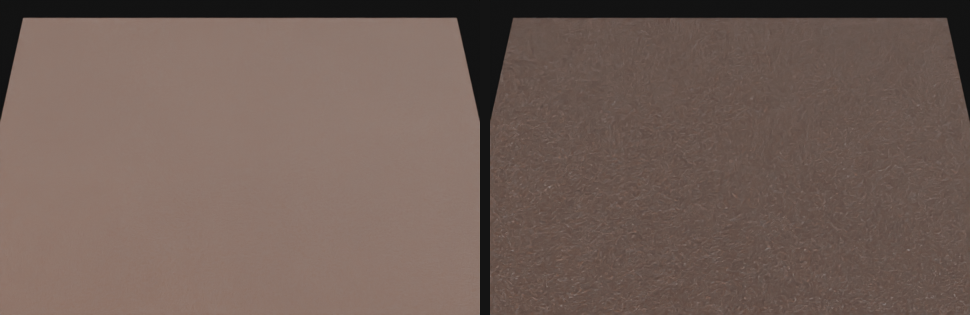
#> input picture .agents/skills/realistic-3d-craft/proof/grain_lab_A_vs_B.png, 970 x 315 px
$ python compare_to_reference.py ../proof/grain_lab_A_vs_B.png ../proof/grain_lab_A_vs_B.png
#> lines starting #> are read from the running program, lines starting #| are printed output that depends on the picture
#!/usr/bin/env python3
"""Crude numeric look comparison between a render and a reference photo.

Usage: python compare_to_reference.py render.png reference.png [--out report.json]
Needs numpy + Pillow. Both images are resized to the same size. Metrics are SIGNALS, not truth:
they catch gross problems (wrong proportions, flat lighting, wrong colour, no edge highlights) and
give an agent something measurable besides "looks fine". A human still decides.
"""
import json, sys
import numpy as np
from PIL import Image


def load(path, size):
#> called with path = '../proof/grain_lab_A_vs_B.png', size = (512, 512)
    im = Image.open(path).convert("RGB").resize(size, Image.LANCZOS)
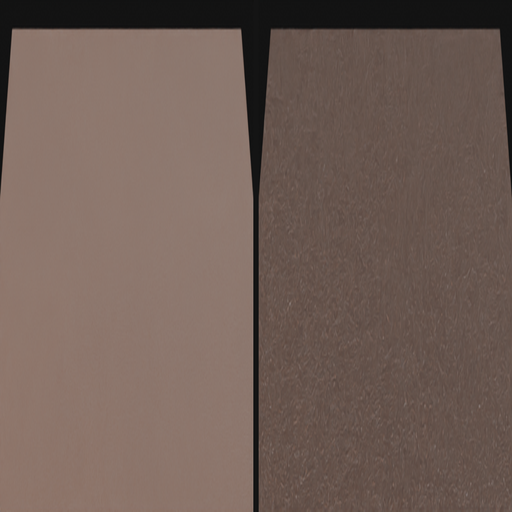
#> im: PIL image 512x512 RGB; mean R, G, B 112.9, 94.6, 86.6
    return np.asarray(im, dtype=np.float32) / 255.0


def luminance(a):
    return 0.2126 * a[..., 0] + 0.7152 * a[..., 1] + 0.0722 * a[..., 2]
#> returned value: shape (512, 512) float32


def sobel(l):
    kx = np.array([[-1, 0, 1], [-2, 0, 2], [-1, 0, 1]], np.float32)
    p = np.pad(l, 1, mode="edge")
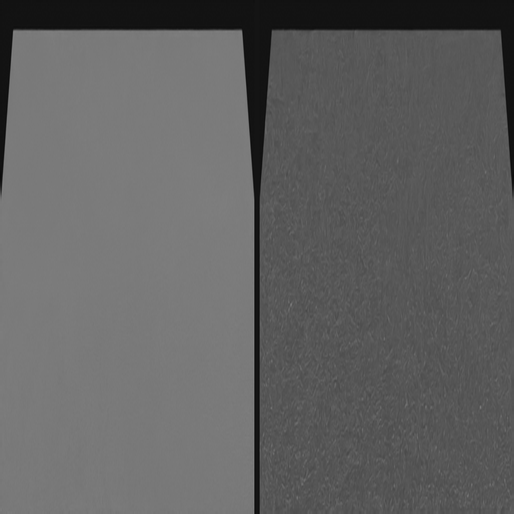
#> p: shape (514, 514) float32; min 0.0454, max 0.525, mean 0.383
    gx = sum(kx[i, j] * p[i:i + l.shape[0], j:j + l.shape[1]] for i in range(3) for j in range(3))
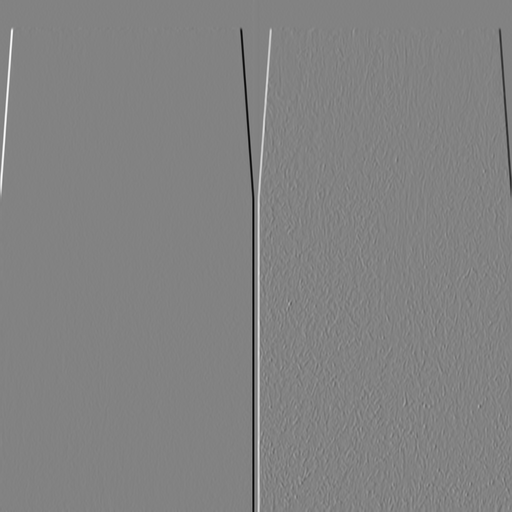
#> gx: shape (512, 512) float32; min -1.9, max 1.82, mean -0.00133; drawn with min black and max white
    gy = sum(kx.T[i, j] * p[i:i + l.shape[0], j:j + l.shape[1]] for i in range(3) for j in range(3))
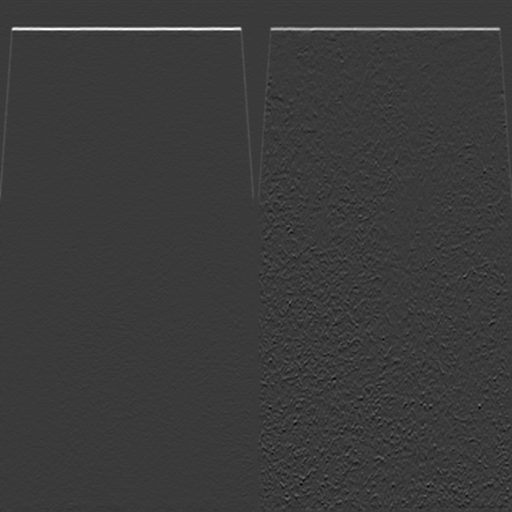
#> gy: shape (512, 512) float32; min -0.373, max 1.25, mean 0.00515; drawn with min black and max white
    return np.hypot(gx, gy)
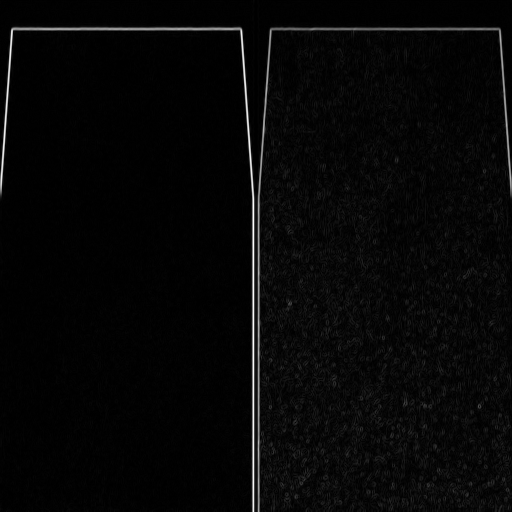
#> returned value: shape (512, 512) float32; min 0, max 1.9, mean 0.0541; drawn with min black and max white


def foreground(a):
    """Foreground mask = pixels that differ from the border colour (works for studio backdrops)."""
    border = np.concatenate([a[0], a[-1], a[:, 0], a[:, -1]]).mean(0)
#> border = [0.296, 0.252, 0.231]
    return np.linalg.norm(a - border, axis=-1) > 0.08
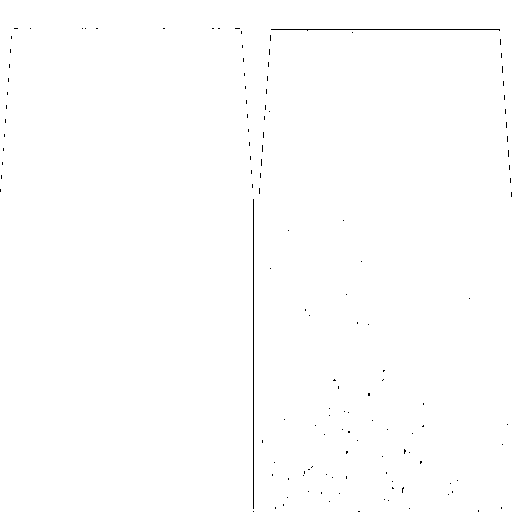
#> returned value: shape (512, 512) bool; 99.7% white; black in thin lines or dots


def iou(a, b):
    inter, uni = (a & b).sum(), (a | b).sum()
    return float(inter / uni) if uni else 0.0


def hist_overlap(a, b, bins=16):
    h = lambda x: np.histogram(x, bins=bins, range=(0, 1))[0].astype(np.float64)
    ha, hb = h(a), h(b)
    ha /= ha.sum() + 1e-9; hb /= hb.sum() + 1e-9
    return float(np.minimum(ha, hb).sum())


def compare(render, reference, size=(512, 512)):
    r, f = load(render, size), load(reference, size)
    lr, lf = luminance(r), luminance(f)
    er, ef = sobel(lr), sobel(lf)
    mr, mf = foreground(r), foreground(f)

    # Use a defensible shared edge threshold anchored to salient edges in the reference
    ref_edges = ef[mf] if mf.any() else ef
    shared_thr = max(float(np.percentile(ref_edges, 85)), 1e-4)
#> shared_thr = 0.0792

    # Edge masks using shared reference threshold
    er_edges = er > shared_thr
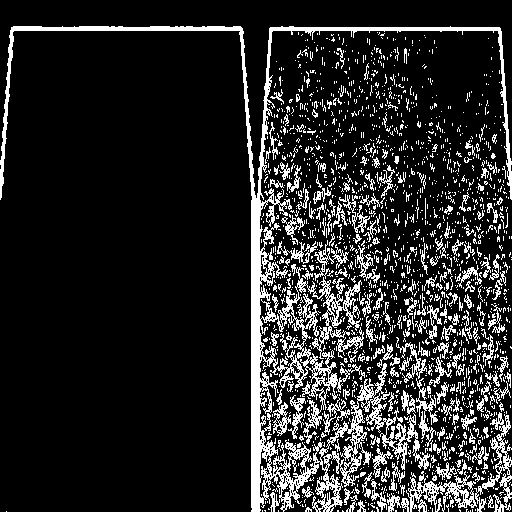
#> er_edges: shape (512, 512) bool; 15.3% white in thin lines or dots
    ef_edges = ef > shared_thr

    # Foreground-aware edge density comparison (advisory signal)
    r_density = float((er[mr] > shared_thr).mean()) if mr.any() else float(er_edges.mean())
#> r_density = 0.15
    f_density = float((ef[mf] > shared_thr).mean()) if mf.any() else float(ef_edges.mean())
#> f_density = 0.15

    out = {
        "silhouette_iou": round(iou(mr, mf), 3),
        "edge_overlap_iou": round(iou(er_edges, ef_edges), 3),
        "luminance_hist_overlap": round(hist_overlap(lr[mr] if mr.any() else lr, lf[mf] if mf.any() else lf), 3),
        "mean_colour_delta_rgb": [round(float(x), 3) for x in (r[mr].mean(0) - f[mf].mean(0))] if mr.any() and mf.any() else None,
        "edge_density_render_vs_ref": round(float(r_density / max(f_density, 1e-9)), 3),
        "highlight_fraction_render": round(float((lr[mr] > 0.85).mean()) if mr.any() else 0.0, 4),
        "highlight_fraction_ref": round(float((lf[mf] > 0.85).mean()) if mf.any() else 0.0, 4),
    }
#> in iou, `inter, uni = (a & b).sum(), (a | b).sum()`: inter = 261231
#> in hist_overlap, `ha, hb = h(a), h(b)`: ha = [1026, 19388, 769, 194, 978, 116884, 2176, 119448, 368, 0, 0, 0, 0, 0, 0, 0]; hb has the same summary as ha
#> in hist_overlap, `ha /= ha.sum() + 1e-09`: ha = [0.00393, 0.0742, 0.00294, 0.000743, 0.00374, 0.447, 0.00833, 0.457, 0.00141, 0, 0, 0, 0, 0, 0, 0]
#> in hist_overlap, `hb /= hb.sum() + 1e-09`: hb has the same summary as ha
#> out = {'silhouette_iou': 1, 'edge_overlap_iou': 1, 'luminance_hist_overlap': 1, 'mean_colour_delta_rgb': [0, 0, 0], 'edge_density_render_vs_ref': 1, 'highlight_fraction_render': 0, 'highlight_fraction_ref': 0}
    out["notes"] = [
        "silhouette_iou: 1.0 = identical outline. Low means proportions or camera are off.",
        "edge_overlap_iou: where the strong edges fall using shared reference threshold. Low means panel lines or forms are in the wrong places.",
        "luminance_hist_overlap: tonal range match. Low means flat or blown-out lighting.",
        "mean_colour_delta_rgb: render minus reference; large values mean wrong colour or exposure.",
        "edge_density_render_vs_ref: advisory ratio of edge pixels above shared reference threshold (<1 under-detailed, >1 noisy/over-bumped).",
        "highlight_fraction near 0 on a render means no specular life (a classic CG tell).",
    ]
    return out


if __name__ == "__main__":
    if len(sys.argv) < 3:
        sys.exit(__doc__)
    rep = compare(sys.argv[1], sys.argv[2])
#> rep = 8 items
    if "--out" in sys.argv:
        json.dump(rep, open(sys.argv[sys.argv.index("--out") + 1], "w"), indent=2)
    print(json.dumps(rep, indent=2))
#> (printed output is left out)
